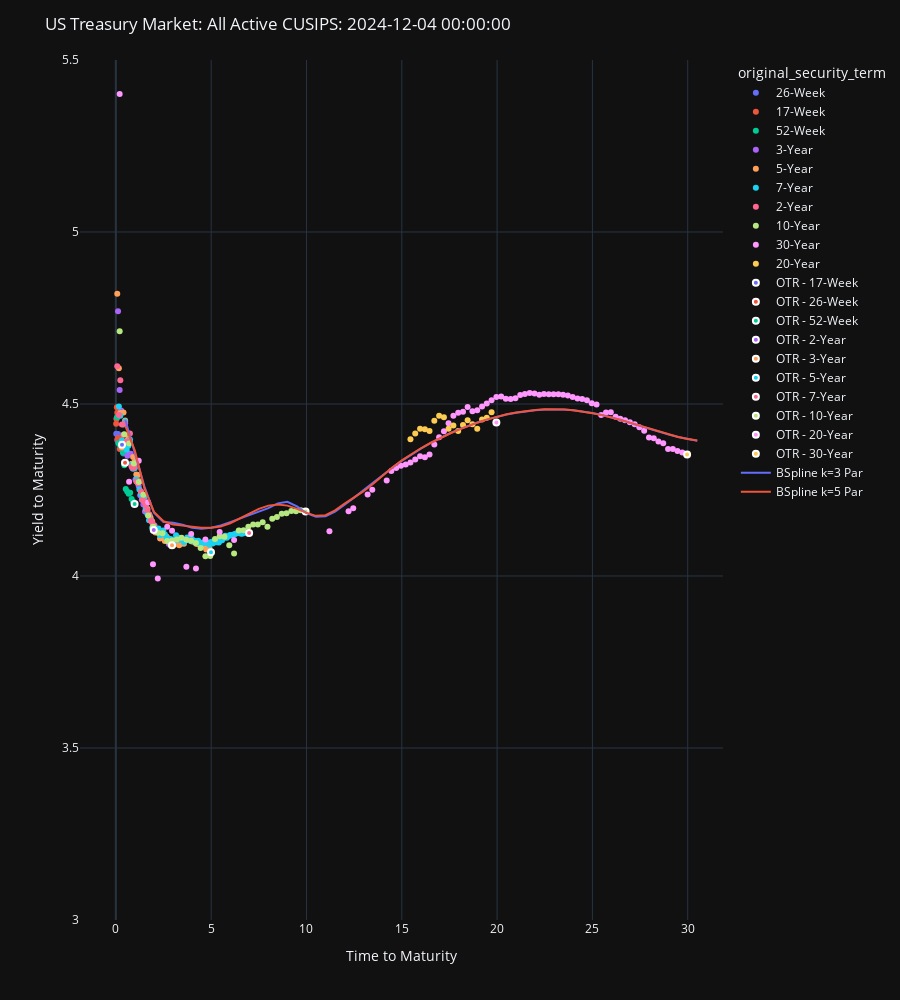

Source (notebook cell):
### Code cell
plot_usts(
    curve_set_df=curve_set_df,
    ttm_col="time_to_maturity",
    ytm_col=f"eod_yield",
    hover_data=[
        "issue_date",
        "maturity_date",
        "cusip",
        "original_security_term",
        "ust_label",
        f"eod_price",
        "free_float",
    ],
    par_curves=[(fitted_bspline_k3, "BSpline k=3 Par"), (fitted_bspline_k5, "BSpline k=5 Par")],
    plot_par_model_residuals=True,
    title=f"US Treasury Market: All Active CUSIPS: {as_of_date}"
)

### Figure 1 — Plotly figure (JSON) as saved in the notebook; plotly's stock layout.template omitted (floating-point values rounded to 4 significant figures; data arrays with more than 128 entries replaced by an {"elided": "..."} marker saying what was removed)
{"data": [{"customdata": {"elided": "19x7 mixed values"}, "hovertemplate": "original_security_term=%{customdata[3]}<br>time_to_maturity=%{x}<br>eod_yield=%{y}<br>issue_date=%{customdata[0]}<br>maturity_date=%{customdata[1]}<br>cusip=%{customdata[2]}<br>ust_label=%{customdata[4]}<br>eod_price=%{customdata[5]}<br>free_float=%{customdata[6]}<extra></extra>", "legendgroup": "26-Week", "marker": {"color": "#636efa", "symbol": "circle"}, "mode": "markers", "name": "26-Week", "orientation": "v", "showlegend": true, "type": "scatter", "x": [0.00274, 0.02192, 0.0411, 0.07945, 0.09863, 0.1178, 0.1562, 0.1753, 0.1945, 0.2329, 0.2521, 0.2712, 0.3096, 0.3288, 0.3479, 0.3863, 0.4055, 0.4247, 0.463], "xaxis": "x", "y": [null, 4.414, 4.458, 4.395, 4.399, 4.413, 4.39, 4.394, 4.397, 4.384, 4.398, 4.392, 4.379, 4.372, 4.366, 4.363, 4.356, 4.329, 4.326], "yaxis": "y"}, {"customdata": [["2024-11-12T00:00:00", "2024-12-10T00:00:00", "912797MN4", "17-Week", "nan% Dec-24", 99.94, 245700000.0], ["2024-11-19T00:00:00", "2024-12-17T00:00:00", "912797MP9", "17-Week", "nan% Dec-24", 99.85, 245700000.0], ["2024-11-26T00:00:00", "2024-12-24T00:00:00", "912797MQ7", "17-Week", "nan% Dec-24", 99.76, 245700000.0], ["2024-12-03T00:00:00", "2024-12-31T00:00:00", "912797MR5", "17-Week", "nan% Dec-24", 99.68, 200400000.0], ["2024-11-12T00:00:00", "2025-01-07T00:00:00", "912797MW4", "17-Week", "nan% Jan-25", 99.6, 150400000.0], ["2024-11-19T00:00:00", "2025-01-14T00:00:00", "912797MX2", "17-Week", "nan% Jan-25", 99.51, 150500000.0], ["2024-11-26T00:00:00", "2025-01-21T00:00:00", "912797MY0", "17-Week", "nan% Jan-25", 99.43, 150500000.0], ["2024-12-03T00:00:00", "2025-01-28T00:00:00", "912797MZ7", "17-Week", "nan% Jan-25", 99.35, 62200000.0], ["2024-10-08T00:00:00", "2025-02-04T00:00:00", "912797NF0", "17-Week", "nan% Feb-25", 99.26, 64200000.0], ["2024-10-15T00:00:00", "2025-02-11T00:00:00", "912797NG8", "17-Week", "nan% Feb-25", 99.18, 64210000.0], ["2024-10-22T00:00:00", "2025-02-18T00:00:00", "912797NH6", "17-Week", "nan% Feb-25", 99.1, 64200000.0], ["2024-10-29T00:00:00", "2025-02-25T00:00:00", "912797NJ2", "17-Week", "nan% Feb-25", 99.01, 64180000.0], ["2024-11-05T00:00:00", "2025-03-04T00:00:00", "912797NK9", "17-Week", "nan% Mar-25", 98.93, 64180000.0], ["2024-11-12T00:00:00", "2025-03-11T00:00:00", "912797NQ6", "17-Week", "nan% Mar-25", 98.84, 64190000.0], ["2024-11-19T00:00:00", "2025-03-18T00:00:00", "912797NR4", "17-Week", "nan% Mar-25", 98.76, 64190000.0], ["2024-11-26T00:00:00", "2025-03-25T00:00:00", "912797NS2", "17-Week", "nan% Mar-25", 98.68, 64190000.0]], "hovertemplate": "original_security_term=%{customdata[3]}<br>time_to_maturity=%{x}<br>eod_yield=%{y}<br>issue_date=%{customdata[0]}<br>maturity_date=%{customdata[1]}<br>cusip=%{customdata[2]}<br>ust_label=%{customdata[4]}<br>eod_price=%{customdata[5]}<br>free_float=%{customdata[6]}<extra></extra>", "legendgroup": "17-Week", "marker": {"color": "#EF553B", "symbol": "circle"}, "mode": "markers", "name": "17-Week", "orientation": "v", "showlegend": true, "type": "scatter", "x": [0.01644, 0.03562, 0.05479, 0.07397, 0.09315, 0.1123, 0.1315, 0.1507, 0.1699, 0.189, 0.2082, 0.2274, 0.2466, 0.2658, 0.2849, 0.3041], "xaxis": "x", "y": [4.443, 4.457, 4.491, 4.474, 4.398, 4.401, 4.395, 4.389, 4.392, 4.396, 4.369, 4.394, 4.387, 4.401, 4.384, 4.388], "yaxis": "y"}, {"customdata": [["2024-09-26T00:00:00", "2024-12-26T00:00:00", "912796ZV4", "52-Week", "nan% Dec-24", 99.74, 313900000.0], ["2024-10-24T00:00:00", "2025-01-23T00:00:00", "912797JR9", "52-Week", "nan% Jan-25", 99.41, 208100000.0], ["2024-11-21T00:00:00", "2025-02-20T00:00:00", "912797KA4", "52-Week", "nan% Feb-25", 99.07, 211500000.0], ["2024-09-19T00:00:00", "2025-03-20T00:00:00", "912797KJ5", "52-Week", "nan% Mar-25", 98.74, 116300000.0], ["2024-10-17T00:00:00", "2025-04-17T00:00:00", "912797KS5", "52-Week", "nan% Apr-25", 98.42, 125400000.0], ["2024-11-14T00:00:00", "2025-05-15T00:00:00", "912797LB1", "52-Week", "nan% May-25", 98.1, 129100000.0], ["2024-06-13T00:00:00", "2025-06-12T00:00:00", "912797LN5", "52-Week", "nan% Jun-25", 97.82, 46970000.0], ["2024-07-11T00:00:00", "2025-07-10T00:00:00", "912797LW5", "52-Week", "nan% Jul-25", 97.5, 48580000.0], ["2024-08-08T00:00:00", "2025-08-07T00:00:00", "912797MG9", "52-Week", "nan% Aug-25", 97.2, 49680000.0], ["2024-09-05T00:00:00", "2025-09-04T00:00:00", "912797MH7", "52-Week", "nan% Sep-25", 96.88, 46520000.0], ["2024-10-03T00:00:00", "2025-10-02T00:00:00", "912797MS3", "52-Week", "nan% Oct-25", 96.59, 50980000.0], ["2024-10-31T00:00:00", "2025-10-30T00:00:00", "912797NA1", "52-Week", "nan% Oct-25", 96.29, 52860000.0]], "hovertemplate": "original_security_term=%{customdata[3]}<br>time_to_maturity=%{x}<br>eod_yield=%{y}<br>issue_date=%{customdata[0]}<br>maturity_date=%{customdata[1]}<br>cusip=%{customdata[2]}<br>ust_label=%{customdata[4]}<br>eod_price=%{customdata[5]}<br>free_float=%{customdata[6]}<extra></extra>", "legendgroup": "52-Week", "marker": {"color": "#00cc96", "symbol": "circle"}, "mode": "markers", "name": "52-Week", "orientation": "v", "showlegend": true, "type": "scatter", "x": [0.06027, 0.137, 0.2137, 0.2904, 0.3671, 0.4438, 0.5205, 0.5973, 0.674, 0.7507, 0.8274, 0.9041], "xaxis": "x", "y": [4.462, 4.386, 4.381, 4.375, 4.359, 4.322, 4.253, 4.246, 4.239, 4.242, 4.224, 4.216], "yaxis": "y"}, {"customdata": {"elided": "35x7 mixed values"}, "hovertemplate": "original_security_term=%{customdata[3]}<br>time_to_maturity=%{x}<br>eod_yield=%{y}<br>issue_date=%{customdata[0]}<br>maturity_date=%{customdata[1]}<br>cusip=%{customdata[2]}<br>ust_label=%{customdata[4]}<br>eod_price=%{customdata[5]}<br>free_float=%{customdata[6]}<extra></extra>", "legendgroup": "3-Year", "marker": {"color": "#ab63fa", "symbol": "circle"}, "mode": "markers", "name": "3-Year", "orientation": "v", "showlegend": true, "type": "scatter", "x": [0.03014, 0.1151, 0.2, 0.2767, 0.3616, 0.4438, 0.5288, 0.611, 0.6959, 0.7808, 0.863, 0.9479, 1.03, 1.115, 1.2, 1.277, 1.362, 1.444, 1.529, 1.611, 1.696, 1.781, 1.863, 1.948, 2.03, 2.115, 2.2, 2.277, 2.362, 2.444, 2.529, 2.611, 2.696, 2.781, 2.863], "xaxis": "x", "y": [5.556, 4.77, 4.541, 4.481, 4.373, 4.391, 4.386, 4.35, 4.355, 4.355, 4.314, 4.324, 4.28, 4.275, 4.262, 4.234, 4.221, 4.208, 4.187, 4.191, 4.176, 4.176, 4.161, 4.15, 4.147, 4.137, 4.135, 4.129, 4.117, 4.118, 4.111, 4.104, 4.105, 4.093, 4.094], "yaxis": "y"}, {"customdata": {"elided": "58x7 mixed values"}, "hovertemplate": "original_security_term=%{customdata[3]}<br>time_to_maturity=%{x}<br>eod_yield=%{y}<br>issue_date=%{customdata[0]}<br>maturity_date=%{customdata[1]}<br>cusip=%{customdata[2]}<br>ust_label=%{customdata[4]}<br>eod_price=%{customdata[5]}<br>free_float=%{customdata[6]}<extra></extra>", "legendgroup": "5-Year", "marker": {"color": "#FFA15A", "symbol": "circle"}, "mode": "markers", "name": "5-Year", "orientation": "v", "showlegend": true, "type": "scatter", "x": [0.07397, 0.1589, 0.2356, 0.3205, 0.4027, 0.4877, 0.5699, 0.6548, 0.7397, 0.8219, 0.9068, 0.989, 1.074, 1.159, 1.236, 1.321, 1.403, 1.488, 1.57, 1.655, 1.74, 1.822, 1.907, 1.989, 2.074, 2.236, 2.321, 2.403, 2.488, 2.57, 2.655, 2.74, 2.822, 2.907, 2.989, 3.074, 3.159, 3.238, 3.323, 3.405, 3.49, 3.573, 3.658, 3.742, 3.825, 3.91, 3.992, 4.077, 4.162, 4.238, 4.323, 4.405, 4.49, 4.573, 4.658, 4.742, 4.825, 4.91], "xaxis": "x", "y": [4.82, 4.604, 4.474, 4.374, 4.475, 4.452, 4.392, 4.401, 4.391, 4.326, 4.346, 4.332, 4.295, 4.294, 4.275, 4.241, 4.223, 4.234, 4.196, 4.195, 4.179, 4.17, 4.158, 4.146, 4.126, 4.133, 4.109, 4.113, 4.12, 4.102, 4.115, 4.109, 4.098, 4.088, 4.088, 4.092, 4.094, 4.101, 4.09, 4.094, 4.101, 4.093, 4.104, 4.108, 4.104, 4.103, 4.1, 4.102, 4.097, 4.093, 4.099, 4.091, 4.084, 4.09, 4.087, 4.077, 4.082, 4.081], "yaxis": "y"}, {"customdata": {"elided": "83x7 mixed values"}, "hovertemplate": "original_security_term=%{customdata[3]}<br>time_to_maturity=%{x}<br>eod_yield=%{y}<br>issue_date=%{customdata[0]}<br>maturity_date=%{customdata[1]}<br>cusip=%{customdata[2]}<br>ust_label=%{customdata[4]}<br>eod_price=%{customdata[5]}<br>free_float=%{customdata[6]}<extra></extra>", "legendgroup": "7-Year", "marker": {"color": "#19d3f3", "symbol": "circle"}, "mode": "markers", "name": "7-Year", "orientation": "v", "showlegend": true, "type": "scatter", "x": [0.07397, 0.1589, 0.2356, 0.3205, 0.4027, 0.4877, 0.5699, 0.6548, 0.7397, 0.8219, 0.9068, 0.989, 1.074, 1.159, 1.236, 1.321, 1.403, 1.488, 1.57, 1.655, 1.74, 1.822, 1.907, 1.989, 2.074, 2.159, 2.236, 2.321, 2.403, 2.488, 2.57, 2.655, 2.74, 2.822, 2.907, 2.989, 3.074, 3.159, 3.238, 3.323, 3.405, 3.49, 3.573, 3.658, 3.742, 3.825, 3.91, 3.992, 4.077, 4.162, 4.238, 4.323, 4.405, 4.49, 4.573, 4.658, 4.742, 4.825, 4.91, 4.992, 5.077, 5.162, 5.238, 5.323, 5.405, 5.49, 5.573, 5.658, 5.742, 5.825, 5.91, 5.992, 6.077, 6.162, 6.238, 6.323, 6.405, 6.49, 6.573, 6.658, 6.742, 6.825, 6.91], "xaxis": "x", "y": [5.747, 4.493, 4.466, 4.394, 4.44, 4.449, 4.367, 4.379, 4.397, 4.324, 4.312, 4.313, 4.28, 4.271, 4.251, 4.238, 4.225, 4.228, 4.198, 4.181, 4.162, 4.162, 4.14, 4.14, 4.134, 4.13, 4.138, 4.119, 4.126, 4.132, 4.121, 4.112, 4.108, 4.107, 4.107, 4.105, 4.101, 4.118, 4.112, 4.105, 4.11, 4.105, 4.098, 4.103, 4.112, 4.104, 4.103, 4.108, 4.1, 4.102, 4.096, 4.103, 4.095, 4.097, 4.096, 4.097, 4.098, 4.096, 4.091, 4.099, 4.094, 4.102, 4.098, 4.098, 4.097, 4.103, 4.104, 4.111, 4.117, 4.111, 4.116, 4.119, 4.119, 4.12, 4.122, 4.123, 4.125, 4.132, 4.123, 4.123, 4.129, 4.127, 4.124], "yaxis": "y"}, {"customdata": {"elided": "23x7 mixed values"}, "hovertemplate": "original_security_term=%{customdata[3]}<br>time_to_maturity=%{x}<br>eod_yield=%{y}<br>issue_date=%{customdata[0]}<br>maturity_date=%{customdata[1]}<br>cusip=%{customdata[2]}<br>ust_label=%{customdata[4]}<br>eod_price=%{customdata[5]}<br>free_float=%{customdata[6]}<extra></extra>", "legendgroup": "2-Year", "marker": {"color": "#FF6692", "symbol": "circle"}, "mode": "markers", "name": "2-Year", "orientation": "v", "showlegend": true, "type": "scatter", "x": [0.07397, 0.1589, 0.2356, 0.3205, 0.4027, 0.4877, 0.5699, 0.6548, 0.7397, 0.8219, 0.9068, 0.989, 1.074, 1.159, 1.236, 1.321, 1.403, 1.488, 1.57, 1.655, 1.74, 1.822, 1.907], "xaxis": "x", "y": [4.61, 4.468, 4.569, 4.44, 4.411, 4.444, 4.39, 4.391, 4.414, 4.318, 4.314, 4.318, 4.275, 4.269, 4.274, 4.245, 4.221, 4.217, 4.206, 4.191, 4.178, 4.162, 4.156], "yaxis": "y"}, {"customdata": {"elided": "39x7 mixed values"}, "hovertemplate": "original_security_term=%{customdata[3]}<br>time_to_maturity=%{x}<br>eod_yield=%{y}<br>issue_date=%{customdata[0]}<br>maturity_date=%{customdata[1]}<br>cusip=%{customdata[2]}<br>ust_label=%{customdata[4]}<br>eod_price=%{customdata[5]}<br>free_float=%{customdata[6]}<extra></extra>", "legendgroup": "10-Year", "marker": {"color": "#B6E880", "symbol": "circle"}, "mode": "markers", "name": "10-Year", "orientation": "v", "showlegend": true, "type": "scatter", "x": [0.2, 0.4438, 0.6959, 0.9479, 1.2, 1.444, 1.696, 1.948, 2.2, 2.444, 2.696, 2.948, 3.2, 3.447, 3.699, 3.951, 4.203, 4.447, 4.699, 4.951, 5.203, 5.447, 5.699, 5.951, 6.203, 6.447, 6.699, 6.951, 7.203, 7.449, 7.701, 7.953, 8.205, 8.449, 8.701, 8.953, 9.205, 9.449, 9.701], "xaxis": "x", "y": [4.712, 4.412, 4.385, 4.327, 4.273, 4.236, 4.176, 4.144, 4.126, 4.124, 4.102, 4.103, 4.106, 4.112, 4.105, 4.103, 4.096, 4.081, 4.058, 4.058, 4.107, 4.116, 4.114, 4.089, 4.066, 4.132, 4.133, 4.144, 4.149, 4.149, 4.156, 4.143, 4.166, 4.172, 4.181, 4.183, 4.189, 4.189, 4.191], "yaxis": "y"}, {"customdata": {"elided": "82x7 mixed values"}, "hovertemplate": "original_security_term=%{customdata[3]}<br>time_to_maturity=%{x}<br>eod_yield=%{y}<br>issue_date=%{customdata[0]}<br>maturity_date=%{customdata[1]}<br>cusip=%{customdata[2]}<br>ust_label=%{customdata[4]}<br>eod_price=%{customdata[5]}<br>free_float=%{customdata[6]}<extra></extra>", "legendgroup": "30-Year", "marker": {"color": "#FF97FF", "symbol": "circle"}, "mode": "markers", "name": "30-Year", "orientation": "v", "showlegend": true, "type": "scatter", "x": [0.2, 0.6959, 1.2, 1.696, 1.948, 2.2, 2.696, 2.948, 3.699, 3.951, 4.203, 4.699, 5.447, 6.203, 11.21, 12.21, 12.45, 13.21, 13.45, 14.21, 14.45, 14.7, 14.96, 15.21, 15.45, 15.71, 15.96, 16.21, 16.45, 16.71, 16.96, 17.21, 17.45, 17.71, 17.96, 18.21, 18.45, 18.71, 18.96, 19.21, 19.46, 19.71, 19.96, 20.21, 20.46, 20.71, 20.96, 21.21, 21.46, 21.71, 21.96, 22.21, 22.46, 22.71, 22.96, 23.21, 23.46, 23.71, 23.96, 24.22, 24.46, 24.71, 24.96, 25.22, 25.46, 25.71, 25.96, 26.22, 26.46, 26.71, 26.96, 27.22, 27.46, 27.72, 27.97, 28.22, 28.46, 28.72, 28.97, 29.22, 29.46, 29.72], "xaxis": "x", "y": [5.401, 4.274, 4.335, 4.215, 4.034, 3.993, 4.143, 4.132, 4.027, 4.122, 4.022, 4.106, 4.128, 4.105, 4.13, 4.188, 4.197, 4.237, 4.25, 4.278, 4.305, 4.314, 4.32, 4.324, 4.33, 4.339, 4.348, 4.346, 4.353, 4.382, 4.403, 4.421, 4.444, 4.466, 4.475, 4.477, 4.491, 4.479, 4.482, 4.493, 4.502, 4.511, 4.52, 4.522, 4.515, 4.514, 4.517, 4.526, 4.529, 4.532, 4.531, 4.527, 4.529, 4.528, 4.528, 4.528, 4.527, 4.524, 4.521, 4.516, 4.514, 4.511, 4.502, 4.498, 4.468, 4.475, 4.476, 4.463, 4.457, 4.453, 4.447, 4.441, 4.433, 4.422, 4.402, 4.401, 4.391, 4.386, 4.369, 4.369, 4.363, 4.359], "yaxis": "y"}, {"customdata": [["2020-07-31T00:00:00", "2040-05-15T00:00:00", "912810SR0", "20-Year", "1.125% May-40", 63.59, 60020000.0], ["2020-11-02T00:00:00", "2040-08-15T00:00:00", "912810SQ2", "20-Year", "1.125% Aug-40", 63.03, 76160000.0], ["2021-02-01T00:00:00", "2040-11-15T00:00:00", "912810ST6", "20-Year", "1.375% Nov-40", 65.34, 85380000.0], ["2021-04-30T00:00:00", "2041-02-15T00:00:00", "912810SW9", "20-Year", "1.875% Feb-41", 70.72, 89450000.0], ["2021-08-02T00:00:00", "2041-05-15T00:00:00", "912810SY5", "20-Year", "2.250% May-41", 74.81, 82650000.0], ["2021-11-01T00:00:00", "2041-08-15T00:00:00", "912810TA6", "20-Year", "1.750% Aug-41", 68.41, 83120000.0], ["2022-01-31T00:00:00", "2041-11-15T00:00:00", "912810TC2", "20-Year", "2.000% Nov-41", 70.91, 70140000.0], ["2022-05-02T00:00:00", "2042-02-15T00:00:00", "912810TF5", "20-Year", "2.375% Feb-42", 75.12, 58640000.0], ["2022-08-01T00:00:00", "2042-05-15T00:00:00", "912810TH1", "20-Year", "3.250% May-42", 85.78, 49240000.0], ["2022-10-31T00:00:00", "2042-08-15T00:00:00", "912810TK4", "20-Year", "3.375% Aug-42", 87.06, 40690000.0], ["2023-01-31T00:00:00", "2042-11-15T00:00:00", "912810TM0", "20-Year", "4.000% Nov-42", 94.81, 40600000.0], ["2023-05-01T00:00:00", "2043-02-15T00:00:00", "912810TQ1", "20-Year", "3.875% Feb-43", 93, 43560000.0], ["2023-07-31T00:00:00", "2043-05-15T00:00:00", "912810TS7", "20-Year", "3.875% May-43", 92.78, 41650000.0], ["2023-10-31T00:00:00", "2043-08-15T00:00:00", "912810TU2", "20-Year", "4.375% Aug-43", 99.16, 43650000.0], ["2024-01-31T00:00:00", "2043-11-15T00:00:00", "912810TW8", "20-Year", "4.750% Nov-43", 104.1, 42180000.0], ["2024-04-30T00:00:00", "2044-02-15T00:00:00", "912810TZ1", "20-Year", "4.500% Feb-44", 100.6, 42720000.0], ["2024-07-31T00:00:00", "2044-05-15T00:00:00", "912810UB2", "20-Year", "4.625% May-44", 102.1, 44110000.0], ["2024-10-31T00:00:00", "2044-08-15T00:00:00", "912810UD8", "20-Year", "4.125% Aug-44", 95.44, 43760000.0]], "hovertemplate": "original_security_term=%{customdata[3]}<br>time_to_maturity=%{x}<br>eod_yield=%{y}<br>issue_date=%{customdata[0]}<br>maturity_date=%{customdata[1]}<br>cusip=%{customdata[2]}<br>ust_label=%{customdata[4]}<br>eod_price=%{customdata[5]}<br>free_float=%{customdata[6]}<extra></extra>", "legendgroup": "20-Year", "marker": {"color": "#FECB52", "symbol": "circle"}, "mode": "markers", "name": "20-Year", "orientation": "v", "showlegend": true, "type": "scatter", "x": [15.45, 15.71, 15.96, 16.21, 16.45, 16.71, 16.96, 17.21, 17.45, 17.71, 17.96, 18.21, 18.45, 18.71, 18.96, 19.21, 19.46, 19.71], "xaxis": "x", "y": [4.397, 4.414, 4.428, 4.426, 4.421, 4.451, 4.466, 4.461, 4.428, 4.437, 4.421, 4.439, 4.453, 4.441, 4.428, 4.455, 4.46, 4.476], "yaxis": "y"}, {"customdata": [["2024-12-03T00:00:00", "2025-04-01T00:00:00", "912797NT0", "OTR - 17-Week", "nan% Apr-25", 98.6, 0]], "hovertemplate": "original_security_term=%{customdata[3]}<br>time_to_maturity=%{x}<br>eod_yield=%{y}<br>issue_date=%{customdata[0]}<br>maturity_date=%{customdata[1]}<br>cusip=%{customdata[2]}<br>ust_label=%{customdata[4]}<br>eod_price=%{customdata[5]}<br>free_float=%{customdata[6]}<extra></extra>", "legendgroup": "OTR - 17-Week", "marker": {"color": "#636efa", "line": {"color": "white", "width": 2}, "symbol": "circle"}, "mode": "markers", "name": "OTR - 17-Week", "orientation": "v", "showlegend": true, "type": "scatter", "x": [0.3233], "xaxis": "x", "y": [4.382], "yaxis": "y"}, {"customdata": [["2024-11-29T00:00:00", "2025-05-29T00:00:00", "912797NN3", "OTR - 26-Week", "nan% May-25", 97.94, 0]], "hovertemplate": "original_security_term=%{customdata[3]}<br>time_to_maturity=%{x}<br>eod_yield=%{y}<br>issue_date=%{customdata[0]}<br>maturity_date=%{customdata[1]}<br>cusip=%{customdata[2]}<br>ust_label=%{customdata[4]}<br>eod_price=%{customdata[5]}<br>free_float=%{customdata[6]}<extra></extra>", "legendgroup": "OTR - 26-Week", "marker": {"color": "#EF553B", "line": {"color": "white", "width": 2}, "symbol": "circle"}, "mode": "markers", "name": "OTR - 26-Week", "orientation": "v", "showlegend": true, "type": "scatter", "x": [0.4822], "xaxis": "x", "y": [4.329], "yaxis": "y"}, {"customdata": [["2024-11-29T00:00:00", "2025-11-28T00:00:00", "912797NL7", "OTR - 52-Week", "nan% Nov-25", 95.98, 0]], "hovertemplate": "original_security_term=%{customdata[3]}<br>time_to_maturity=%{x}<br>eod_yield=%{y}<br>issue_date=%{customdata[0]}<br>maturity_date=%{customdata[1]}<br>cusip=%{customdata[2]}<br>ust_label=%{customdata[4]}<br>eod_price=%{customdata[5]}<br>free_float=%{customdata[6]}<extra></extra>", "legendgroup": "OTR - 52-Week", "marker": {"color": "#00cc96", "line": {"color": "white", "width": 2}, "symbol": "circle"}, "mode": "markers", "name": "OTR - 52-Week", "orientation": "v", "showlegend": true, "type": "scatter", "x": [0.9836], "xaxis": "x", "y": [4.209], "yaxis": "y"}, {"customdata": [["2024-12-02T00:00:00", "2026-11-30T00:00:00", "91282CLY5", "OTR - 2-Year", "4.250% Nov-26", 100.2, 0]], "hovertemplate": "original_security_term=%{customdata[3]}<br>time_to_maturity=%{x}<br>eod_yield=%{y}<br>issue_date=%{customdata[0]}<br>maturity_date=%{customdata[1]}<br>cusip=%{customdata[2]}<br>ust_label=%{customdata[4]}<br>eod_price=%{customdata[5]}<br>free_float=%{customdata[6]}<extra></extra>", "legendgroup": "OTR - 2-Year", "marker": {"color": "#ab63fa", "line": {"color": "white", "width": 2}, "symbol": "circle"}, "mode": "markers", "name": "OTR - 2-Year", "orientation": "v", "showlegend": true, "type": "scatter", "x": [1.989], "xaxis": "x", "y": [4.134], "yaxis": "y"}, {"customdata": [["2024-11-15T00:00:00", "2027-11-15T00:00:00", "91282CLX7", "OTR - 3-Year", "4.125% Nov-27", 100.1, 72080000.0]], "hovertemplate": "original_security_term=%{customdata[3]}<br>time_to_maturity=%{x}<br>eod_yield=%{y}<br>issue_date=%{customdata[0]}<br>maturity_date=%{customdata[1]}<br>cusip=%{customdata[2]}<br>ust_label=%{customdata[4]}<br>eod_price=%{customdata[5]}<br>free_float=%{customdata[6]}<extra></extra>", "legendgroup": "OTR - 3-Year", "marker": {"color": "#FFA15A", "line": {"color": "white", "width": 2}, "symbol": "circle"}, "mode": "markers", "name": "OTR - 3-Year", "orientation": "v", "showlegend": true, "type": "scatter", "x": [2.948], "xaxis": "x", "y": [4.089], "yaxis": "y"}, {"customdata": [["2024-12-02T00:00:00", "2029-11-30T00:00:00", "91282CMA6", "OTR - 5-Year", "4.125% Nov-29", 100.2, 0]], "hovertemplate": "original_security_term=%{customdata[3]}<br>time_to_maturity=%{x}<br>eod_yield=%{y}<br>issue_date=%{customdata[0]}<br>maturity_date=%{customdata[1]}<br>cusip=%{customdata[2]}<br>ust_label=%{customdata[4]}<br>eod_price=%{customdata[5]}<br>free_float=%{customdata[6]}<extra></extra>", "legendgroup": "OTR - 5-Year", "marker": {"color": "#19d3f3", "line": {"color": "white", "width": 2}, "symbol": "circle"}, "mode": "markers", "name": "OTR - 5-Year", "orientation": "v", "showlegend": true, "type": "scatter", "x": [4.992], "xaxis": "x", "y": [4.069], "yaxis": "y"}, {"customdata": [["2024-12-02T00:00:00", "2031-11-30T00:00:00", "91282CLZ2", "OTR - 7-Year", "4.125% Nov-31", 100, 0]], "hovertemplate": "original_security_term=%{customdata[3]}<br>time_to_maturity=%{x}<br>eod_yield=%{y}<br>issue_date=%{customdata[0]}<br>maturity_date=%{customdata[1]}<br>cusip=%{customdata[2]}<br>ust_label=%{customdata[4]}<br>eod_price=%{customdata[5]}<br>free_float=%{customdata[6]}<extra></extra>", "legendgroup": "OTR - 7-Year", "marker": {"color": "#FF6692", "line": {"color": "white", "width": 2}, "symbol": "circle"}, "mode": "markers", "name": "OTR - 7-Year", "orientation": "v", "showlegend": true, "type": "scatter", "x": [6.992], "xaxis": "x", "y": [4.125], "yaxis": "y"}, {"customdata": [["2024-11-15T00:00:00", "2034-11-15T00:00:00", "91282CLW9", "OTR - 10-Year", "4.250% Nov-34", 100.5, 52200000.0]], "hovertemplate": "original_security_term=%{customdata[3]}<br>time_to_maturity=%{x}<br>eod_yield=%{y}<br>issue_date=%{customdata[0]}<br>maturity_date=%{customdata[1]}<br>cusip=%{customdata[2]}<br>ust_label=%{customdata[4]}<br>eod_price=%{customdata[5]}<br>free_float=%{customdata[6]}<extra></extra>", "legendgroup": "OTR - 10-Year", "marker": {"color": "#B6E880", "line": {"color": "white", "width": 2}, "symbol": "circle"}, "mode": "markers", "name": "OTR - 10-Year", "orientation": "v", "showlegend": true, "type": "scatter", "x": [9.953], "xaxis": "x", "y": [4.187], "yaxis": "y"}, {"customdata": [["2024-12-02T00:00:00", "2044-11-15T00:00:00", "912810UF3", "OTR - 20-Year", "4.625% Nov-44", 102.3, 0]], "hovertemplate": "original_security_term=%{customdata[3]}<br>time_to_maturity=%{x}<br>eod_yield=%{y}<br>issue_date=%{customdata[0]}<br>maturity_date=%{customdata[1]}<br>cusip=%{customdata[2]}<br>ust_label=%{customdata[4]}<br>eod_price=%{customdata[5]}<br>free_float=%{customdata[6]}<extra></extra>", "legendgroup": "OTR - 20-Year", "marker": {"color": "#FF97FF", "line": {"color": "white", "width": 2}, "symbol": "circle"}, "mode": "markers", "name": "OTR - 20-Year", "orientation": "v", "showlegend": true, "type": "scatter", "x": [19.96], "xaxis": "x", "y": [4.447], "yaxis": "y"}, {"customdata": [["2024-11-15T00:00:00", "2054-11-15T00:00:00", "912810UE6", "OTR - 30-Year", "4.500% Nov-54", 102.4, 31070000.0]], "hovertemplate": "original_security_term=%{customdata[3]}<br>time_to_maturity=%{x}<br>eod_yield=%{y}<br>issue_date=%{customdata[0]}<br>maturity_date=%{customdata[1]}<br>cusip=%{customdata[2]}<br>ust_label=%{customdata[4]}<br>eod_price=%{customdata[5]}<br>free_float=%{customdata[6]}<extra></extra>", "legendgroup": "OTR - 30-Year", "marker": {"color": "#FECB52", "line": {"color": "white", "width": 2}, "symbol": "circle"}, "mode": "markers", "name": "OTR - 30-Year", "orientation": "v", "showlegend": true, "type": "scatter", "x": [29.97], "xaxis": "x", "y": [4.353], "yaxis": "y"}, {"mode": "lines", "name": "BSpline k=3 Par", "type": "scatter", "x": [0.5, 1, 1.5, 2, 2.5, 3, 3.5, 4, 4.5, 5, 5.5, 6, 6.5, 7, 7.5, 8, 8.5, 9, 9.5, 10, 10.5, 11, 11.5, 12, 12.5, 13, 13.5, 14, 14.5, 15, 15.5, 16, 16.5, 17, 17.5, 18, 18.5, 19, 19.5, 20, 20.5, 21, 21.5, 22, 22.5, 23, 23.5, 24, 24.5, 25, 25.5, 26, 26.5, 27, 27.5, 28, 28.5, 29, 29.5, 30, 30.5], "y": [4.453, 4.356, 4.26, 4.184, 4.157, 4.155, 4.149, 4.141, 4.138, 4.14, 4.147, 4.157, 4.167, 4.177, 4.186, 4.197, 4.211, 4.216, 4.202, 4.183, 4.172, 4.174, 4.187, 4.206, 4.228, 4.25, 4.272, 4.294, 4.315, 4.335, 4.353, 4.371, 4.386, 4.401, 4.414, 4.426, 4.437, 4.447, 4.455, 4.463, 4.469, 4.475, 4.479, 4.482, 4.484, 4.484, 4.484, 4.482, 4.479, 4.474, 4.468, 4.461, 4.453, 4.445, 4.436, 4.428, 4.419, 4.411, 4.404, 4.398, 4.393]}, {"mode": "lines", "name": "BSpline k=5 Par", "type": "scatter", "x": [0.5, 1, 1.5, 2, 2.5, 3, 3.5, 4, 4.5, 5, 5.5, 6, 6.5, 7, 7.5, 8, 8.5, 9, 9.5, 10, 10.5, 11, 11.5, 12, 12.5, 13, 13.5, 14, 14.5, 15, 15.5, 16, 16.5, 17, 17.5, 18, 18.5, 19, 19.5, 20, 20.5, 21, 21.5, 22, 22.5, 23, 23.5, 24, 24.5, 25, 25.5, 26, 26.5, 27, 27.5, 28, 28.5, 29, 29.5, 30, 30.5], "y": [4.436, 4.364, 4.254, 4.187, 4.159, 4.15, 4.146, 4.143, 4.14, 4.14, 4.144, 4.153, 4.167, 4.182, 4.195, 4.205, 4.208, 4.205, 4.195, 4.183, 4.175, 4.177, 4.191, 4.211, 4.229, 4.247, 4.268, 4.292, 4.315, 4.336, 4.355, 4.371, 4.387, 4.401, 4.414, 4.426, 4.436, 4.446, 4.455, 4.463, 4.47, 4.475, 4.48, 4.483, 4.484, 4.485, 4.484, 4.482, 4.478, 4.473, 4.468, 4.461, 4.453, 4.445, 4.437, 4.428, 4.419, 4.411, 4.404, 4.398, 4.394]}], "layout": {"height": 1000, "legend": {"title": {"text": "original_security_term"}, "tracegroupgap": 0}, "margin": {"t": 60}, "showlegend": true, "title": {"text": "US Treasury Market: All Active CUSIPS: 2024-12-04 00:00:00"}, "xaxis": {"anchor": "y", "domain": [0, 1], "showspikes": true, "spikecolor": "white", "spikemode": "across", "spikesnap": "cursor", "title": {"text": "Time to Maturity"}}, "yaxis": {"anchor": "x", "domain": [0, 1], "range": [3, 5.5], "showspikes": true, "spikecolor": "white", "spikesnap": "cursor", "spikethickness": 0.5, "title": {"text": "Yield to Maturity"}}}}
